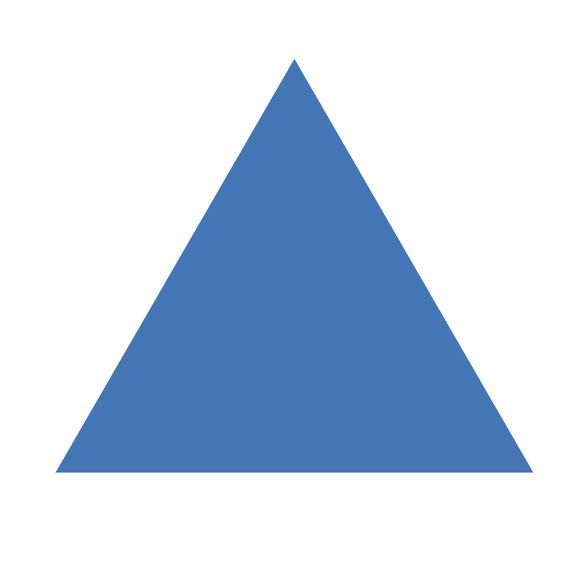
//> input picture exercise5/triangle.jpg, 567 x 567 px
$ ./exercise5   (built with g++ and OpenCV 4)
//> lines starting //> are read from the running program, lines starting //| are printed output that depends on the picture
#include <iostream>

#include <opencv2/core.hpp>
#include <opencv2/highgui.hpp>
#include <opencv2/imgproc.hpp>

/*
    Prática 5 - Treinamento de Visão
    - Transformação Afim
    - Transformação de Perspectiva
    - Obter coordenadas de um ponto específico da imagem com função de callback.
*/

void getImagePointCallback(int event, int x, int y, int flags, void *userdata)
{
    if(event == cv::EVENT_LBUTTONDOWN)
    {
        std::cout << "(" << x << ", " << y << ")" << std::endl;
    }
}

int main(int argc, char *argv[])
{
    //ETAPA 1
    cv::namedWindow("originalImage", cv::WINDOW_AUTOSIZE);
    cv::namedWindow("transformedImage", cv::WINDOW_AUTOSIZE);

    cv::Mat originalImage, transformedImage;
    originalImage = cv::imread("triangle.jpg");
//> originalImage is the input picture: 567 rows x 567 cols, CV_8UC3; mean B, G, R 232.6, 212.5, 197.4
    cv::setMouseCallback("originalImage", getImagePointCallback, NULL);

    cv::Point2f triangleVertices[3];
    triangleVertices[0] = cv::Point2f(60, 470);
    triangleVertices[1] = cv::Point2f(296, 66);
    triangleVertices[2] = cv::Point2f(524, 471);

    cv::circle(originalImage, triangleVertices[0], 10, cv::Scalar(0, 255, 0), 15);
    cv::circle(originalImage, triangleVertices[1], 10, cv::Scalar(0, 0, 255), 15);
    cv::circle(originalImage, triangleVertices[2], 10, cv::Scalar(255, 0, 0), 15);
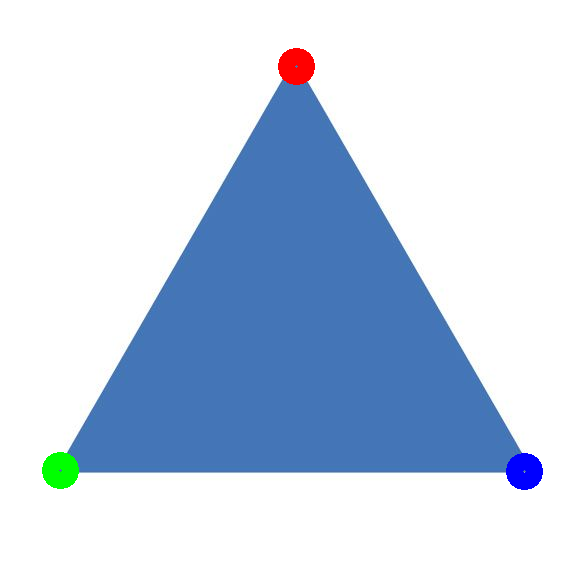
//> originalImage: 567 rows x 567 cols, CV_8UC3; mean B, G, R 231.2, 211.2, 196.3

    cv::Point2f triangleNewVertices[3];
    triangleNewVertices[0] = cv::Point2f(249, 503);
    triangleNewVertices[1] = cv::Point2f(443, 224);
    triangleNewVertices[2] = cv::Point2f(80, 137);

    cv::Mat affineMatrix;
    affineMatrix = cv::getAffineTransform(triangleVertices, triangleNewVertices);
    cv::warpAffine(originalImage, transformedImage, affineMatrix, originalImage.size());
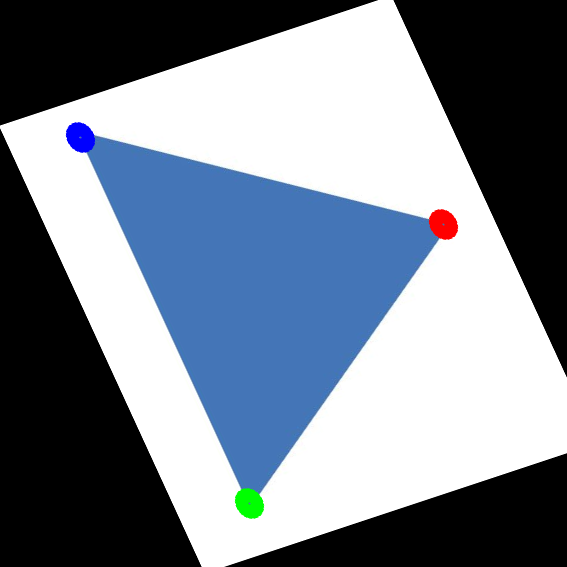
//> transformedImage: 567 rows x 567 cols, CV_8UC3; mean B, G, R 144.5, 132, 122.6

    cv::imshow("originalImage", originalImage);
    cv::imshow("transformedImage", transformedImage);

    cv::waitKey(0);
    cv::destroyAllWindows();

    // ---------------------------------------

    //ETAPA2
    cv::namedWindow("originalImage2", cv::WINDOW_AUTOSIZE);
    cv::namedWindow("transformedImage2", cv::WINDOW_AUTOSIZE);

    cv::Mat originalImage2, transformedImage2;
    originalImage2 = cv::imread("carta.jpeg");
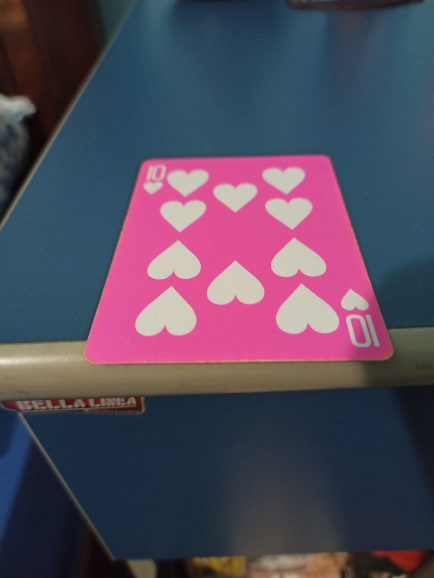
//> input picture exercise5/carta.jpeg, 868 x 1156 px (shown at 1/2 size)
//> originalImage2 is the input picture: 1156 rows x 868 cols, CV_8UC3; mean B, G, R 91.1, 73.4, 83.4

    cv::resize(originalImage2, originalImage2, cv::Size(500, 500));
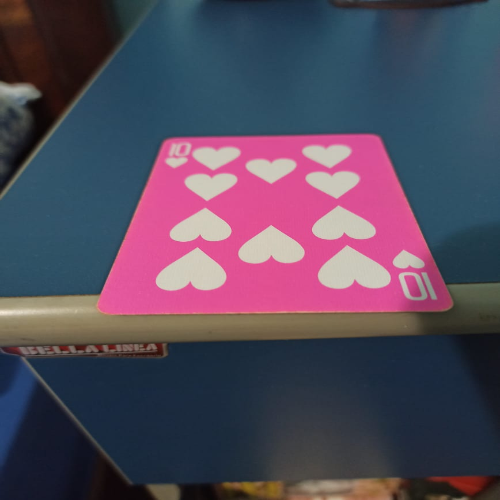
//> originalImage2: 500 rows x 500 cols, CV_8UC3; mean B, G, R 91.1, 73.4, 83.3

    cv::Point2f cardVertices[4];
    cardVertices[0] = cv::Point2f(98, 307);
    cardVertices[1] = cv::Point2f(167, 139);
    cardVertices[2] = cv::Point2f(377, 135);
    cardVertices[3] = cv::Point2f(449, 301);

    cv::Point2f cardNewVertices[4];
    cardNewVertices[0] = cv::Point2f(82, 400);
    cardNewVertices[1] = cv::Point2f(120, 50);
    cardNewVertices[2] = cv::Point2f(388, 50);
    cardNewVertices[3] = cv::Point2f(442, 400);

    cv::Mat perspectiveMatrix;
    perspectiveMatrix = cv::getPerspectiveTransform(cardVertices, cardNewVertices);
    cv::warpPerspective(originalImage2, transformedImage2, perspectiveMatrix, originalImage2.size());
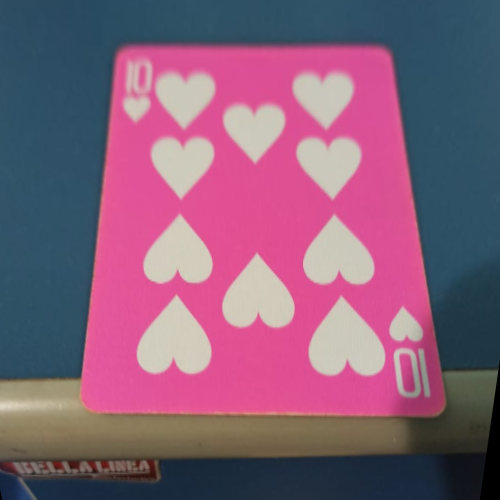
//> transformedImage2: 500 rows x 500 cols, CV_8UC3; mean B, G, R 119.9, 94.4, 132.6

    cv::imshow("originalImage2", originalImage2);
    cv::imshow("transformedImage2", transformedImage2);

    cv::waitKey(0);
    cv::destroyAllWindows();

    return 0;
}
